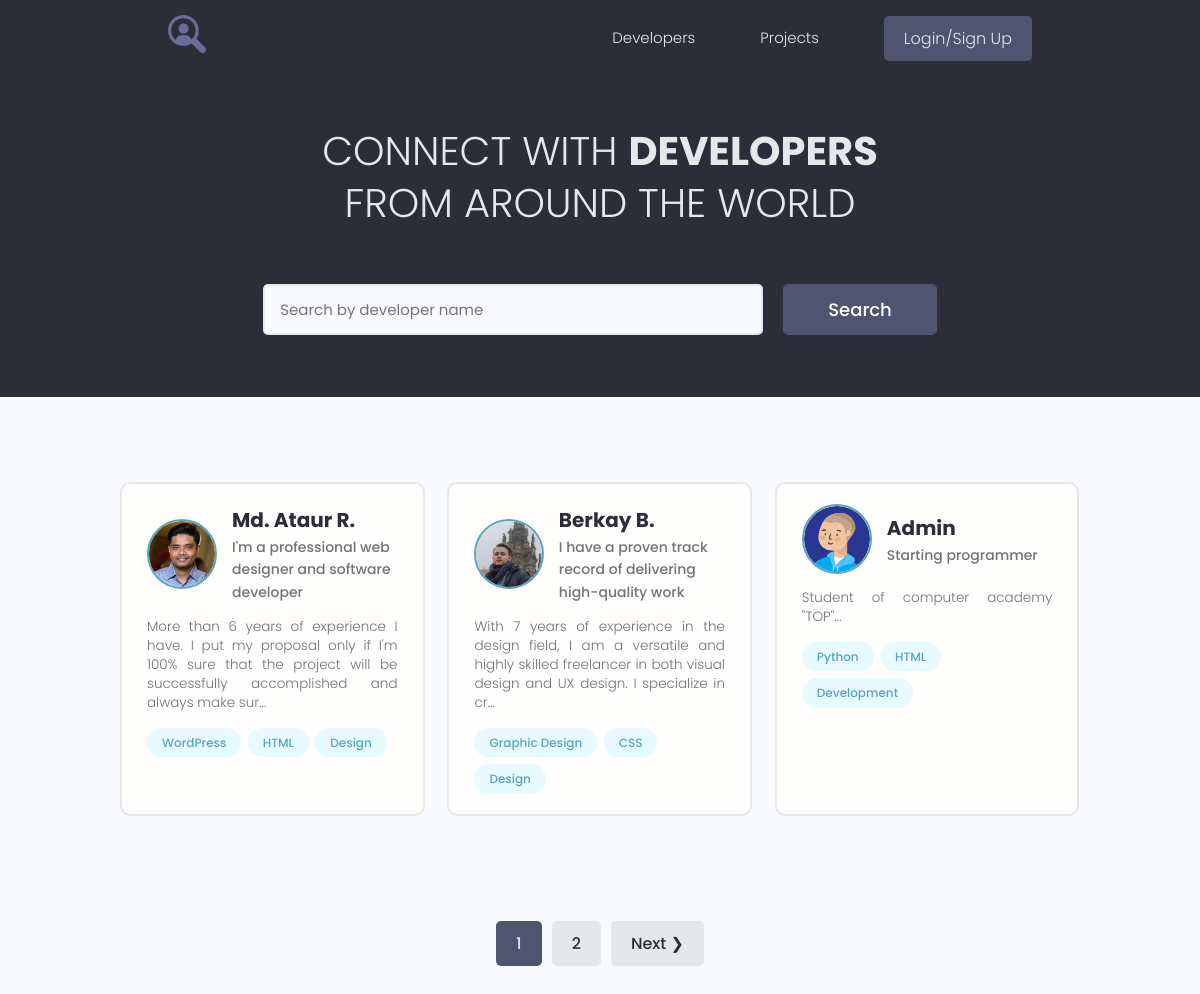
The page / on the database its author committed.
### users/models.py (models this page shows, shortened)
class Profile(models.Model):
    user = models.OneToOneField(User, on_delete=models.CASCADE, blank=True)
    name = models.CharField(max_length=200, blank=True)
    email = models.EmailField(max_length=200, blank=True)
    username = models.CharField(max_length=200, blank=True)
    short_intro = models.CharField(max_length=200, blank=True)
    bio = models.TextField(blank=True)
    profile_image = models.ImageField(default="profiles/user-default.png", upload_to="profiles/")
    social_github = models.CharField(max_length=200, blank=True)
    social_youtube = models.CharField(max_length=200, blank=True)
    social_website = models.CharField(max_length=200, blank=True)
    created = models.DateTimeField(auto_now_add=True)

class Skill(models.Model):
    owner = models.ForeignKey(Profile, on_delete=models.CASCADE, blank=True)
    name = models.CharField(max_length=200, blank=True)
    description = models.TextField(blank=True)
    created = models.DateTimeField(auto_now_add=True)
    def __str__(self):
        return self.name

### users/views.py (the view)
# urls.py: path('', views.profiles, name="profiles"),
def profiles(request):
    prof, search_query = search_profiles(request)
    custom_range, prof = paginate_profiles(request, prof, 3)
    context = {
        "profiles": prof,
        "search_query": search_query,
        "custom_range": custom_range
    }
    return render(request, 'users/index.html', context)

### users/utils.py (called while the page is built)
def paginate_profiles(request, pr, results):
    page = request.GET.get('page')
    paginator = Paginator(pr, results)
    try:
        pr = paginator.page(page)
    except PageNotAnInteger:
        page = 1
        pr = paginator.page(page)
    except EmptyPage:
        page = paginator.num_pages
        pr = paginator.page(page)
    right_index = int(page) + 5
    if right_index > paginator.num_pages:
        right_index = paginator.num_pages + 1
    left_index = int(page) - 4
    if left_index < 1:
        left_index = 1
    custom_range = range(left_index, right_index)
    return custom_range, pr

def search_profiles(request):
    search_query = ""
    if request.GET.get("search_query"):
        search_query = request.GET.get("search_query")
    skills = Skill.objects.filter(name__icontains=search_query)  # iexact - точное регистронезависимое совпадение
    prof = Profile.objects.distinct().filter(
        Q(name__icontains=search_query) |
        Q(short_intro__icontains=search_query) |
        Q(bio__icontains=search_query) |
        Q(skill__in=skills)
    )
    return prof, search_query

### users/templates/users/index.html (shortened to what this page needs)
{% extends 'projects/base.html' %}
{% block content %}
<main class="home">
    <section class="hero-section text-center">
        <div class="container container--narrow">
            <div class="hero-section__box">
                <h2>CONNECT WITH <span>DEVELOPERS</span></h2>
                <h2>FROM AROUND THE WORLD</h2>
            </div>
            <div class="hero-section__search">
                <form id="search" class="form" action="{% url 'profiles' %}" method="get">
                    <div class="form__field">
                        <input class="input input--text" id="formInput#search" type="text" name="search_query"
                               value="{{ search_query }}"
                               placeholder="Search by developer name"/>
                    </div>
                    <input class="btn btn--sub btn--lg" type="submit" value="Search"/>
                </form>
            </div>
        </div>
    </section>
    <section class="devlist">
        <div class="container">
            <div class="grid grid--three">
                {% for profile in profiles %}
                <div class="column card">
                    <div class="dev">
                        <a href="{% url 'user_profile' profile.id %}" class="card__body">
                            <div class="dev__profile">
                                <img class="avatar avatar--md" src="{{ profile.profile_image.url }}" alt="image"/>
                                <div class="dev__meta">
                                    <h3>{{ profile.name }}</h3>
                                    <h5>{{ profile.short_intro|slice:"60" }}</h5>
                                </div>
                            </div>
                            <p class="dev__info">
                                {{ profile.bio|slice:"150" }}...
                            </p>
                            <div class="dev__skills">
                                {% for skill in profile.skill_set.all|slice:"3" %}
                                <span class="tag tag--pill tag--main">
                    <small>{{ skill }}</small>
                  </span>
                                {% endfor %}
                            </div>
                        </a>
                    </div>
                </div>
                {% endfor %}
            </div>
        </div>
    </section>
    {% include 'projects/pagination.html' with queryset=profiles %}
</main>
{% endblock %}

### projects/static/styles/app.css (style rules this page uses)
:root { --color-sub: #2d2d39; }
.btn--sub { background-color: var(--color-sub-light); }
.card { border: 2px solid var(--color-light); }
img { width: 100%; }
.hero-section { height: 40vh; display: flex; align-items: center; background-color: var(--color-sub); }
.hero-section__box { margin-bottom: 4rem; }
.hero-section__box > h2, .hero-section__box > h2 > span { font-size: 4rem; color: var(--color-light); line-height: 1.3; text-transform: uppercase; }
.hero-section__box > h2 { font-weight: 300; }
.hero-section__box > h2 > span { font-weight: 700; }
.hero-section__search > .form { display: flex; align-items: center; justify-content: center; gap: 2rem; }
.hero-section__search > .form input.input--text { width: 50rem; }
.devlist { margin-top: 8rem; }
.devlist .grid { align-items: stretch; }
.devlist .dev .dev__profile { display: flex; align-items: center; gap: 1.5rem; }
.devlist .dev .dev__meta h3 { color: var(--color-sub); font-size: 2rem; font-weight: 700; }
.devlist .dev .dev__meta h5 { color: var(--color-text); font-size: 1.4rem; font-weight: 500; }
.devlist .dev .dev__info { margin: 1.5rem 0; font-size: 1.35rem; line-height: 1.4; text-align: justify; }

### projects/static/uikit/styles/modules/_variables.css (style rules this page uses)
:root { --color-main: #5aa5b9; --color-main-light: #e6faff; --color-sub: #3f4156; --color-sub-light: #51546e; --color-sub-lighter: #ededfd; --color-text: #737373; --color-gray: #8b8b8b; --color-light: #e5e7eb; --color-light-gray: #767676; --color-bg: #f8fafd; --color-white: #fffefd; --color-white-light: #f3f3f3; --color-success: #359e64; --color-success-bg: #def8e8; --color-error: #fc4b0b; --color-error-bg: #fff2ee; --font-base: 'Poppins', arial, helvetica, 'Segoe UI', roboto, ubuntu, sans-serif; --font-monospace: 'Fira Code', 'Courier New', courier, monospace; --font-regular: 300; --font-medium: 500; --font-bold: 700; --generic-shadow: 1px 1px 5px #00000010; --generic-transition: all 0.3s ease-in-out; }

### projects/static/uikit/styles/modules/_base.css (style rules this page uses)
* { margin: 0; padding: 0; box-sizing: border-box; text-rendering: optimizeLegibility; color: inherit; font-size: inherit; }
html { font-size: 50%; }
@media only screen and (min-width: 480px) { html { font-size: 56.25%; } }
@media only screen and (min-width: 1200px) { html { font-size: 62.5%; } }
body { line-height: 1.6; font-weight: 400; font-size: 1.5rem; color: var(--color-text); background-color: var(--color-bg); min-height: 100vh; }

### projects/static/uikit/styles/modules/_typography.css (style rules this page uses)
* { font-family: var(--font-base); }
h2 { font-size: 3.6rem; font-weight: var(--font-bold); }
h3 { font-size: 3.2rem; font-weight: var(--font-medium); }
h5 { font-size: 2.4rem; font-weight: var(--font-medium); }
h5, h6 { font-weight: var(--font-regular); }
p, span, strong { font-size: 1.6rem; color: var(--color-text); font-weight: var(--font-regular); }
a { padding-bottom: 2px; text-decoration: none; display: inline-block; color: var(--color-main); font-weight: var(--font-medium); }

### projects/static/uikit/styles/modules/_utilities.css (style rules this page uses)
.container { width: 92%; max-width: 165rem; margin: 0 auto; box-sizing: border-box; }
.container--narrow { width: 92%; max-width: 120rem; }
@media screen and (min-width: 1000px) { .container { width: 90%; } }
@media screen and (min-width: 1000px) { .container--narrow { width: 85%; } }
@media screen and (min-width: 1200px) { .container { width: 80%; } }
@media screen and (min-width: 1200px) { .container--narrow { width: 72%; } }
.text-center { text-align: center; }

### projects/static/uikit/styles/modules/_avatar.css (style rules this page uses)
.avatar { border-radius: 50%; border: 2px solid var(--color-main); object-fit: cover; }
.avatar--md { height: 7rem; width: 7rem; }

### projects/static/uikit/styles/modules/_button.css (style rules this page uses)
.btn { display: inline-block; position: relative; cursor: pointer; background-color: var(--color-light); font-weight: var(--font-medium); color: var(--color-sub); text-decoration: none; padding: 1rem 2rem; border-radius: 0.5rem; border: none; width: -webkit-fit-content; width: -moz-fit-content; width: fit-content; height: -webkit-fit-content; height: -moz-fit-content; height: fit-content; font-size: 1.6rem; outline-width: 0; outline-color: transparent; -webkit-backface-visibility: hidden; backface-visibility: hidden; transition: all 0.3s ease-in-out; }
.btn--sub { background-color: var(--color-sub); color: var(--color-white); }
.btn--lg { font-size: 1.8rem; padding: 1.2rem 4.5rem; }

### projects/static/uikit/styles/modules/_card.css (style rules this page uses)
.card { border-radius: 1rem; background-color: var(--color-white); border: 1.5px solid var(--color-light); width: auto; height: auto; margin-top: 0.5rem; margin-bottom: 0.5rem; overflow: hidden; }
.card__body, .card__header { padding: 2rem 2.5rem; }

### rows shown on the page
Profile: profile_image (picture), name "Md. Ataur R.", short_intro "I'm a professional web designer and software developer", bio "More than 6 years of experience I have. I put my proposal only if I'm 100% sure that the project will be successfully accomplished and always make sur"
Skill: name "WordPress"
Skill: name "HTML"
Skill: name "Design"
Profile: profile_image (picture), name "Berkay B.", short_intro "I have a proven track record of delivering high-quality work", bio "With 7 years of experience in the design field, I am a versatile and highly skilled freelancer in both visual design and UX design. I specialize in cr"
Skill: name "Graphic Design"
Skill: name "CSS"
Skill: name "Design"
Profile: profile_image (picture), name "Admin", short_intro "Starting programmer", bio "Student of computer academy \"TOP\""
Skill: name "Python"
Skill: name "HTML"
Skill: name "Development"

### other values the page prints
{{ page }} "1"
{{ page }} "2"
